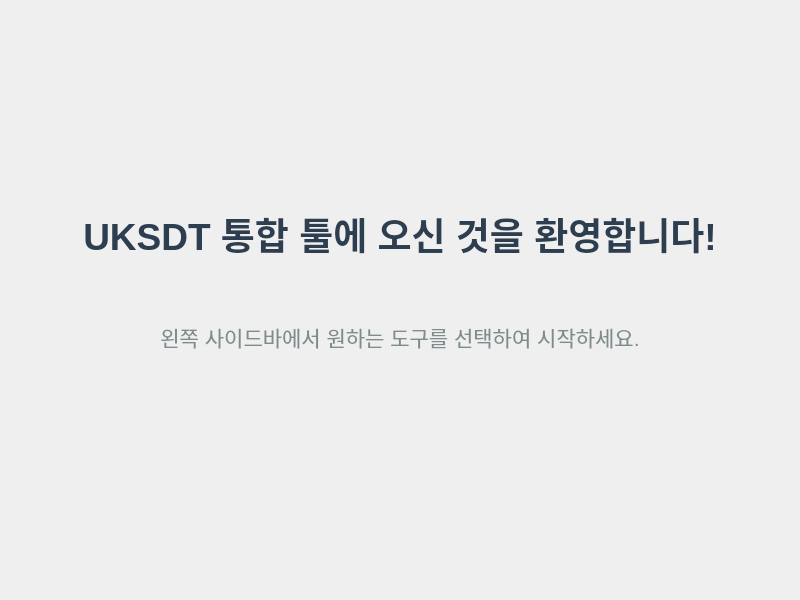
<?xml version="1.0" encoding="UTF-8"?>
<ui version="4.0">
	<class>WelcomePage</class>
	<widget class="QWidget" name="WelcomePage">
		<property name="geometry">
			<rect>
				<x>0</x>
				<y>0</y>
				<width>800</width>
				<height>600</height>
			</rect>
		</property>
		<property name="windowTitle">
			<string>Welcome</string>
		</property>
		<layout class="QVBoxLayout" name="main_layout">
			<property name="spacing">
				<number>40</number>
			</property>
			<property name="leftMargin">
				<number>50</number>
			</property>
			<property name="topMargin">
				<number>50</number>
			</property>
			<property name="rightMargin">
				<number>50</number>
			</property>
			<property name="bottomMargin">
				<number>50</number>
			</property>
			<item>
				<spacer name="top_spacer">
					<property name="orientation">
						<enum>Qt::Vertical</enum>
					</property>
					<property name="sizeType">
						<enum>QSizePolicy::Expanding</enum>
					</property>
					<property name="sizeHint" stdset="0">
						<size>
							<width>20</width>
							<height>40</height>
						</size>
					</property>
				</spacer>
			</item>
			<item>
				<widget class="QLabel" name="welcome_title">
					<property name="font">
						<font>
							<family>Arial</family>
							<pointsize>28</pointsize>
							<weight>75</weight>
							<bold>true</bold>
						</font>
					</property>
					<property name="styleSheet">
						<string notr="true">color: #2c3e50; margin-bottom: 20px;</string>
					</property>
					<property name="text">
						<string>UKSDT 통합 툴에 오신 것을 환영합니다!</string>
					</property>
					<property name="alignment">
						<set>Qt::AlignCenter</set>
					</property>
				</widget>
			</item>
			<item>
				<widget class="QLabel" name="welcome_subtitle">
					<property name="font">
						<font>
							<family>Arial</family>
							<pointsize>16</pointsize>
						</font>
					</property>
					<property name="styleSheet">
						<string notr="true">color: #7f8c8d; margin-bottom: 40px;</string>
					</property>
					<property name="text">
						<string>왼쪽 사이드바에서 원하는 도구를 선택하여 시작하세요.</string>
					</property>
					<property name="alignment">
						<set>Qt::AlignCenter</set>
					</property>
				</widget>
			</item>

			<item>
				<spacer name="bottom_spacer">
					<property name="orientation">
						<enum>Qt::Vertical</enum>
					</property>
					<property name="sizeType">
						<enum>QSizePolicy::Expanding</enum>
					</property>
					<property name="sizeHint" stdset="0">
						<size>
							<width>20</width>
							<height>40</height>
						</size>
					</property>
				</spacer>
			</item>
		</layout>
	</widget>
	<resources />
	<connections />
</ui>
